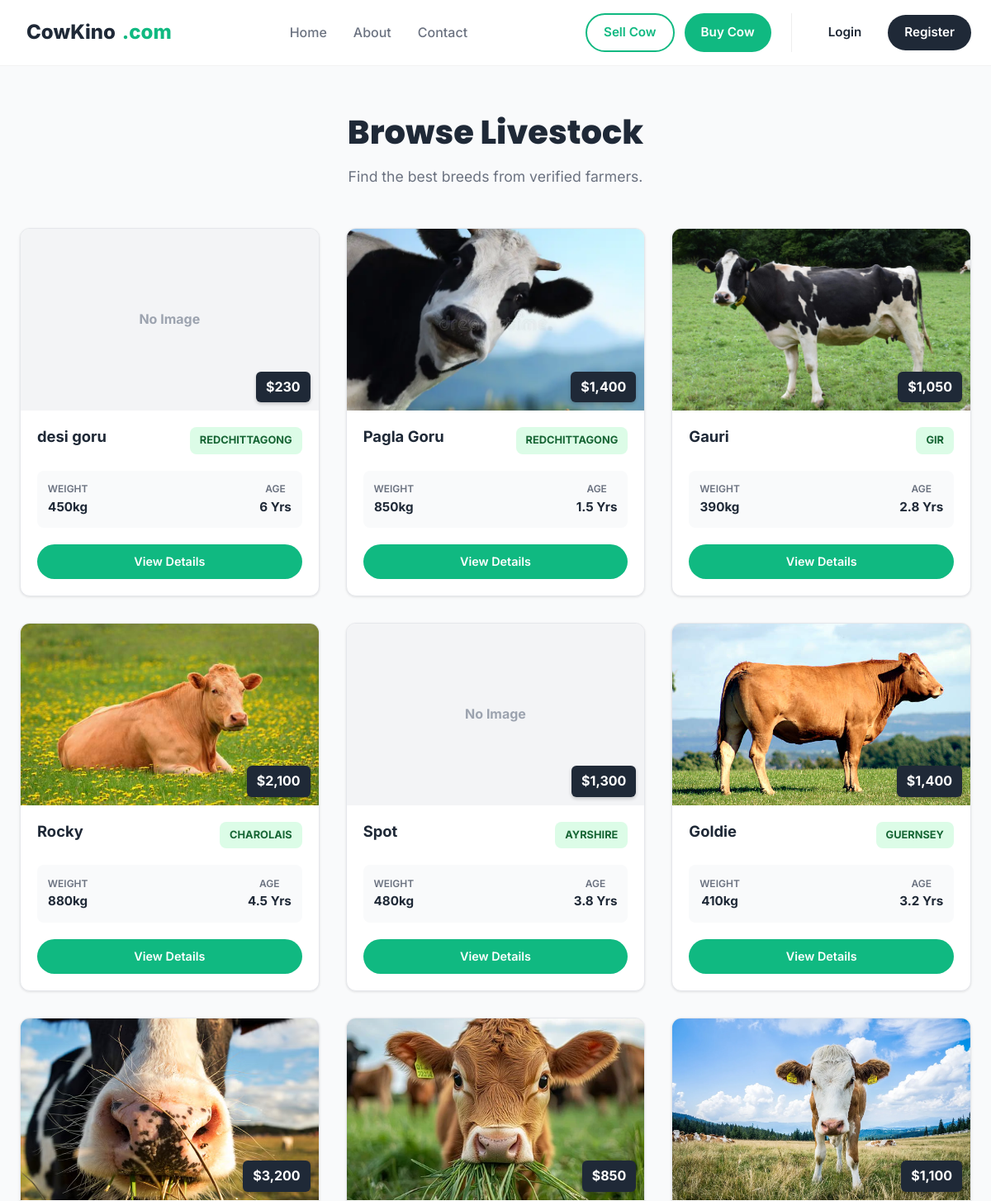
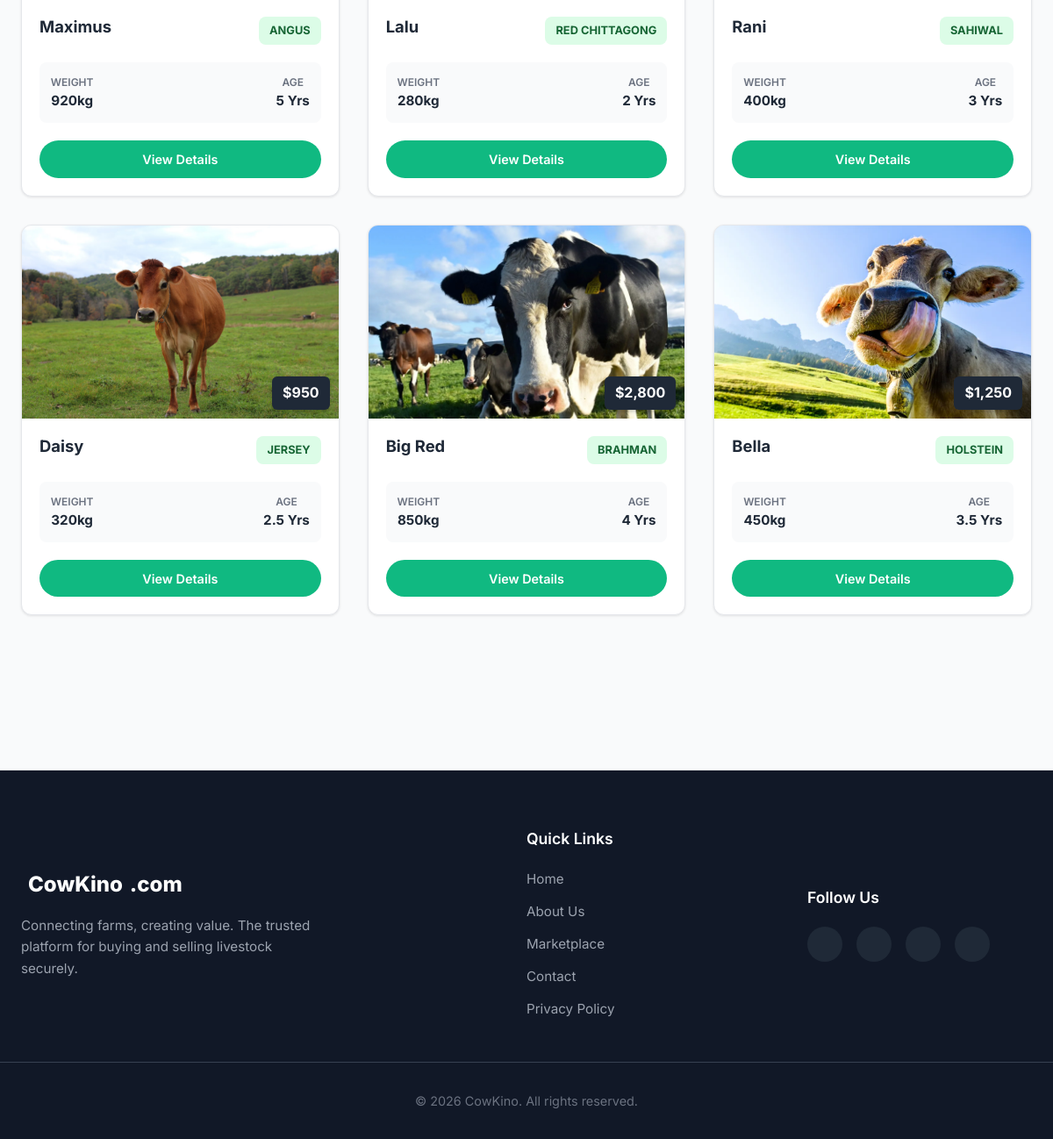
/view/buy.php, run on the app's committed database (2 pictures, top to bottom).
### tables this page shows
CREATE TABLE `cows` (
  `name` varchar(20) NOT NULL,
  `id` int(11) NOT NULL,
  `price` int(20) NOT NULL,
  `breed` varchar(20) NOT NULL,
  `age` float NOT NULL,
  `weight` int(5) NOT NULL,
  `photo_url` varchar(150) NOT NULL,
  `description` varchar(500) NOT NULL
);

### model/cows.php (called while the page is built, shortened)
<?php
require_once __DIR__ . '/DataBase.php';
function GetAllCows()
{
    global $conn;
    $sql = "SELECT * FROM cows ORDER BY id DESC";
    $result = mysqli_query($conn, $sql);
    $cows = [];
    if (mysqli_num_rows($result) > 0) {
        while ($row = mysqli_fetch_assoc($result)) {
            $cows[] = $row;
        }
    }
    return $cows;
}

### view/buy.php (the view, shortened to what this page needs)
<?php
require_once '../model/cows.php';
$allCows = GetAllCows();
?>
<!DOCTYPE html>
<html lang="en">
<head>
    <link rel="stylesheet" href="../Asset/style/style.css" />
</head>
<body>
    <?php include "./header.php"; ?>
    <main class="market-section">
        <div class="container">
            <div class="market-header">
                <h1>Browse Livestock</h1>
                <p>Find the best breeds from verified farmers.</p>
            </div>
            <div class="cow-grid">
                <?php if (count($allCows) > 0): ?>
                    <?php foreach ($allCows as $cow): ?>
                        <article class="cow-card">
                            <div class="card-image">
                                <span class="tag-price">$<?php echo number_format($cow['price']); ?></span>
                                <img src="../upload/<?php echo htmlspecialchars($cow['photo_url']); ?>"
                                    alt="<?php echo htmlspecialchars($cow['name']); ?>"
                                    style="object-fit: cover; background-color: #e5e7eb;"
                                    onerror="this.style.display='none'; this.nextElementSibling.style.display='flex'">
                                <div class="fallback-placeholder" style="display:none; width:100%; height:100%; background:#f3f4f6; align-items:center; justify-content:center; color:#9ca3af; font-weight:bold;">
                                    No Image
                                </div>
                            </div>
                            <div class="card-body">
                                <div class="card-top">
                                    <h3><?php echo htmlspecialchars($cow['name']); ?></h3>
                                    <span class="breed-tag"><?php echo htmlspecialchars($cow['breed']); ?></span>
                                </div>
                                <div class="stats-row">
                                    <div class="stat">
                                        <span class="label">Weight</span>
                                        <span class="value"><?php echo htmlspecialchars($cow['weight']); ?>kg</span>
                                    </div>
                                    <div class="stat">
                                        <span class="label">Age</span>
                                        <span class="value"><?php echo htmlspecialchars($cow['age']); ?> Yrs</span>
                                    </div>
                                </div>
                                <div class="card-footer">
                                    <a class="btn btn-primary btn-sm" style="width:100%" href="cow_details.php?id=<?php echo $cow['id']; ?>">View Details</a>
                                </div>
                            </div>
                        </article>
                    <?php endforeach; ?>
                <?php else: ?>
                    <p style="text-align:center;">No cows found.</p>
                <?php endif; ?>
            </div>
        </div>
    </main>
    <?php include "./footer.php"; ?>
</body>
</html>

### view/header.php (shortened to what this page needs)
<header class="navbar" id="navbar">
    <div class="container nav-container">
        <a href="../index.php" class="logo">
            <i class="ph-fill ph-cow"></i>CowKino<span class="highlight">.com</span>
        </a>
        <nav class="nav-menu" id="navMenu">
            <ul class="nav-links">
                <li><a href="../index.php" class="nav-link">Home</a></li>
                <li><a href="#about" class="nav-link">About</a></li>
                <li><a href="#contact" class="nav-link">Contact</a></li>
            </ul>
        </nav>
        <div class="nav-actions">
            <div class="trade-buttons">
                <a href="./sell.php" class="btn btn-outline">Sell Cow</a>
                <a href="./buy.php" class="btn btn-primary">Buy Cow</a>
            </div>
            <div class="auth-buttons">
                <?php
                if (isset($_SESSION['status']) && $_SESSION['status'] === true):
                ?>
                    <span style="font-weight: 600; color: var(--secondary); margin-right: 10px;">
                        Hi, <?php echo htmlspecialchars($_SESSION['user_name']); ?> !
                    </span>
                    <a href="../controller/logout.php" class="btn btn-outline" style="border-color: #ef4444; color: #ef4444;">
                        Logout
                    </a>
                <?php else: ?>
                    <a href="./login.php" class="btn btn-text">Login</a>
                    <a href="./register.php" class="btn btn-dark">Register</a>
                <?php endif; ?>
            </div>
        </div>
    </div>
</header>

### view/footer.php
<footer class="footer">
    <div class="container footer-content">
        <div class="footer-col brand-col">
            <a href="#" class="footer-logo">
                <i class="ph-fill ph-cow"></i> CowKino<span class="highlight">.com</span>
            </a>
            <p>
                Connecting farms, creating value. The trusted platform for buying and selling livestock securely.
            </p>
        </div>
        <div class="footer-col links-col">
            <h4>Quick Links</h4>
            <div class="footer-nav">
                <a href="#">Home</a>
                <a href="#about">About Us</a>
                <a href="#market">Marketplace</a>
                <a href="#contact">Contact</a>
                <a href="#">Privacy Policy</a>
            </div>
        </div>
        <div class="footer-col social-col">
            <h4>Follow Us</h4>
            <div class="socials">
                <a href="#" aria-label="Facebook"><i class="ph ph-facebook-logo"></i></a>
                <a href="#" aria-label="Twitter"><i class="ph ph-twitter-logo"></i></a>
                <a href="#" aria-label="Instagram"><i class="ph ph-instagram-logo"></i></a>
                <a href="#" aria-label="YouTube"><i class="ph ph-youtube-logo"></i></a>
            </div>
        </div>
    </div>
    <div class="footer-bottom">
        <p>&copy; 2026 CowKino. All rights reserved.</p>
    </div>
</footer>

### data on the page
cows: price "230", name "desi goru", breed "REDCHITTAGONG", weight "450", age "6"
cows: price "1,400", photo_url (picture), name "Pagla Goru", breed "REDCHITTAGONG", weight "850", age "1.5"
cows: price "1,050", photo_url (picture), name "Gauri", breed "GIR", weight "390", age "2.8"
cows: price "2,100", photo_url (picture), name "Rocky", breed "CHAROLAIS", weight "880", age "4.5"
cows: price "1,300", name "Spot", breed "AYRSHIRE", weight "480", age "3.8", $cow['id'] 10 (drawn)
cows: price "1,400", photo_url (picture), name "Goldie", breed "GUERNSEY", weight "410", age "3.2"
cows: price "3,200", photo_url (picture), name "Maximus", breed "ANGUS", weight "920", age "5"
cows: price "850", photo_url (picture), name "Lalu", breed "RED CHITTAGONG", weight "280", age "2"
cows: price "1,100", photo_url (picture), name "Rani", breed "SAHIWAL", weight "400", age "3"
cows: price "950", photo_url (picture), name "Daisy", breed "JERSEY", weight "320", age "2.5"
cows: price "2,800", photo_url (picture), name "Big Red", breed "BRAHMAN", weight "850", age "4"
cows: price "1,250", photo_url (picture), name "Bella", breed "HOLSTEIN", weight "450", age "3.5"
